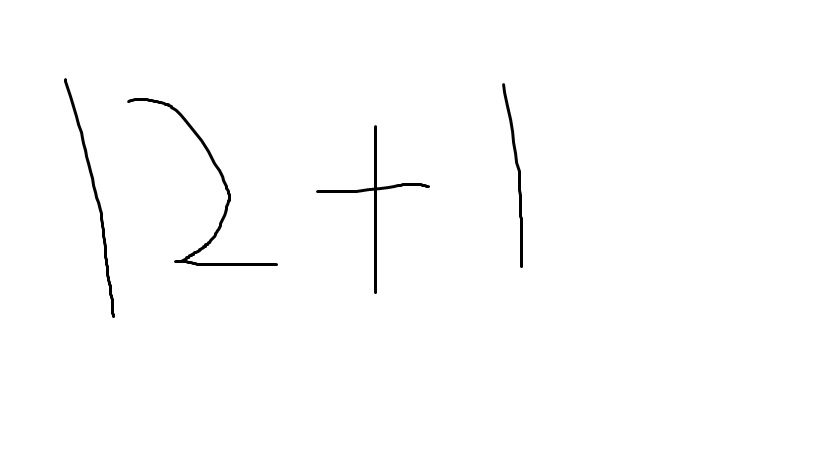
#> input picture equation.jpg, 819 x 460 px, found by its file name
$ jupyter execute --allow-errors modeltraining.ipynb
#> lines starting #> are read from the running program, lines starting #| are printed output that depends on the picture; after the words box and inside, x2 and y2 are one past the last pixel; in counts of white or black regions, pixels touching at a corner belong together
[cell 1]
import pandas as pd
import numpy as np

# read from csv file

#> (a cell that did not finish here is left out)

#> (a cell that did not finish here is left out)

# drop the last column

#> (a cell that did not finish here is left out)

# BUILD CNN MODEL

[cell 5]
np.random.seed(1212)
from keras.layers import *
from keras import optimizers
from keras.layers import Input,Dense,Flatten,Dropout
from keras.models import Sequential
from keras.layers.convolutional import Conv2D,MaxPooling2D
from keras.utils import np_utils

# convert dataframe to array

#> (a cell that did not finish here is left out)

[cell 7]
from keras.utils.np_utils import to_categorical
#> (the rest of this cell did not finish here and is left out)

# store images in array

#> (a cell that did not finish here is left out)

# build a model

[cell 9]
np.random.seed(7)
#> (the rest of this cell did not finish here and is left out)

#> (a cell that did not finish here is left out)

# compile model

#> (a cell that did not finish here is left out)

# fit model

#> (a cell that did not finish here is left out)

# evaluate model and load equation image

[cell 13]
# import matplotlib.pyplot as plt
# plt.imshow(I[2000],cmap='binary')
# plt.show()
import cv2
img=cv2.imread("C:/Users/Hp/HANDWRITTEN-EQUATION-SOLVER/equation.jpg",cv2.IMREAD_GRAYSCALE)
#> img is the input picture: shape (460, 819); min 0, max 255, mean 252.8
cv2.imshow("w",img)
cv2.waitKey(0)
cv2.destroyAllWindows()
if img is not None:
    img=~img
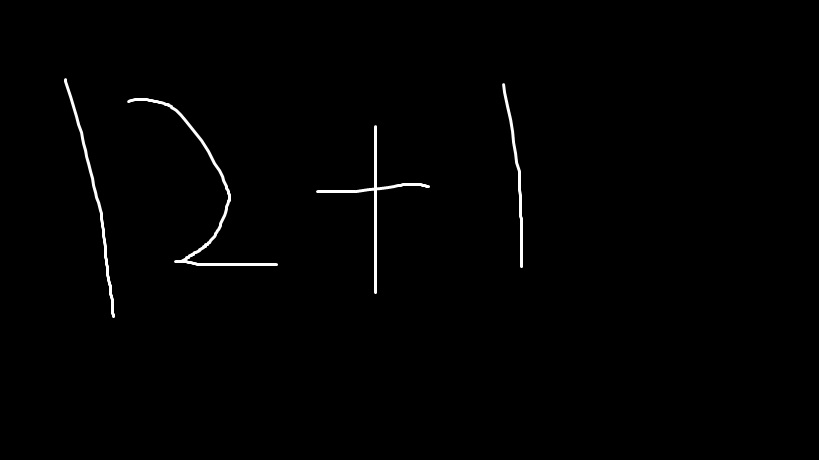
#> img: shape (460, 819); min 0, max 255, mean 2.2
    _,thresh=cv2.threshold(img,127,255,cv2.THRESH_BINARY)
#> thresh: shape (460, 819); 0.84% white; 4 white regions
    ctrs=cv2.findContours(thresh,cv2.RETR_TREE,cv2.CHAIN_APPROX_SIMPLE)[0]
#> ctrs = 4 contours; box (x1, y1, x2, y2) and area: (127, 98, 278, 266) 738, (316, 125, 430, 294) 559, (64, 78, 115, 318) 502, (502, 83, 523, 268) 370
    cnt=sorted(ctrs,key=lambda ctr:cv2.boundingRect(ctr)[0])
#> cnt has the same summary as ctrs
    w=int(28)
    h=int(28)
    train_data=[]
    rects=[]
    for c in cnt:
        x,y,w,h=cv2.boundingRect(c);
        rect=[x,y,w,h]
        rects.append(rect)
#> this loop made 4 passes
#> (x, y, w, h) on passes 1 to 4: (64, 78, 51, 240), (127, 98, 151, 168), (316, 125, 114, 169), (502, 83, 21, 185)
#> after the loop, rects = [[64, 78, 51, 240], [127, 98, 151, 168], [316, 125, 114, 169], [502, 83, 21, 185]]
        #to remove unwanted or extra contour
    print("rects",rects)
#| rects [[64, 78, 51, 240], [127, 98, 151, 168], [316, 125, 114, 169], [502, 83, 21, 185]]
    bool_rect=[]
    for r in rects:
        l=[]
        for rec in rects:
            #compare each rect with all other , find difference between area
            #min difference discard th emax one
            flag=0
            if rec != r:
                if r[0]<(rec[0]+rec[2]+10) and rec[0]<(r[0]+r[2]+10) and r[1]<(rec[1]+rec[3]+10) and rec[1]>(r[1]+r[3]+10):
                    flag=1
                l.append(flag)

            if rec==r:
                l.append(0)
        bool_rect.append(l)
#> this loop made 4 passes
#> after the loop, bool_rect = [[0, 0, 0, 0], [0, 0, 0, 0], [0, 0, 0, 0], [0, 0, 0, 0]]
    print("bool",bool_rect)
#| bool [[0, 0, 0, 0], [0, 0, 0, 0], [0, 0, 0, 0], [0, 0, 0, 0]]
    dump_rect=[]
    for i in range(0,len(cnt)):
        for j in range(0,len(cnt)):
            if(bool_rect[i][j]==1):
                area1=rects[i][2]*rects[i][3]
                area2=rects[j][2]*rects[j][3]
                            #take rect with maximum area

                if(area1==min(area1,area2)):
                    dump_rect.append(rects[i])
#> this loop made 4 passes
#> after the loop, dump_rect = []
    print("dump",dump_rect)
#| dump []
                #all final rects excluding dump
    final_rect=[i for i in rects if i not in dump_rect]
#> final_rect has the same summary as rects
    print("final",final_rect)
#| final [[64, 78, 51, 240], [127, 98, 151, 168], [316, 125, 114, 169], [502, 83, 21, 185]]
    for r in final_rect:
        x=r[0]
        y=r[1]
        w=r[2]
        h=r[3]
        im_crop=thresh[y:y+h+20,x:x+w+20]
        im_resize=cv2.resize(im_crop,(28,28))
        cv2.imshow("work",im_resize)
        cv2.waitKey(0)
        cv2.destroyAllWindows()
        train_data.append(im_resize)
#> this loop made 4 passes
#> pass 1, `im_crop=thresh[y:y+h+20,x:x+w+20]`:
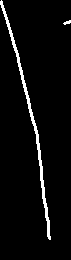
#> im_crop: shape (260, 71); 4.1% white; 2 white regions, box (x1, y1, x2, y2) and area: (0, 0, 51, 240) 743, (63, 20, 71, 25) 23
#> pass 1, `im_resize=cv2.resize(im_crop,(28,28))`:
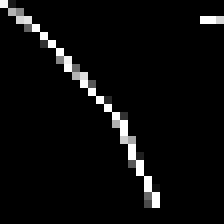
#> im_resize: shape (28, 28) (shown 8 times larger); min 0, max 255, mean 11.4
#> pass 2, `im_crop=thresh[y:y+h+20,x:x+w+20]`:
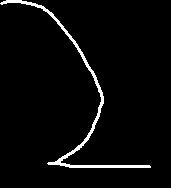
#> im_crop: shape (188, 171); 3.3% white; 1 white region, box (x1, y1, x2, y2) and area: (0, 0, 151, 168) 1048
#> pass 2, `im_resize=cv2.resize(im_crop,(28,28))`:
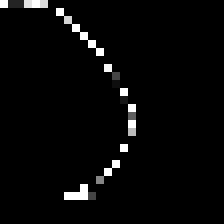
#> im_resize: shape (28, 28) (shown 8 times larger); min 0, max 255, mean 7.5
#> after the loop:
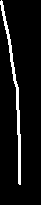
#> im_crop: shape (205, 41); 6.6% white; 1 white region, box (x1, y1, x2, y2) and area: (0, 0, 21, 185) 555
#> after the loop, train_data = 4 items
